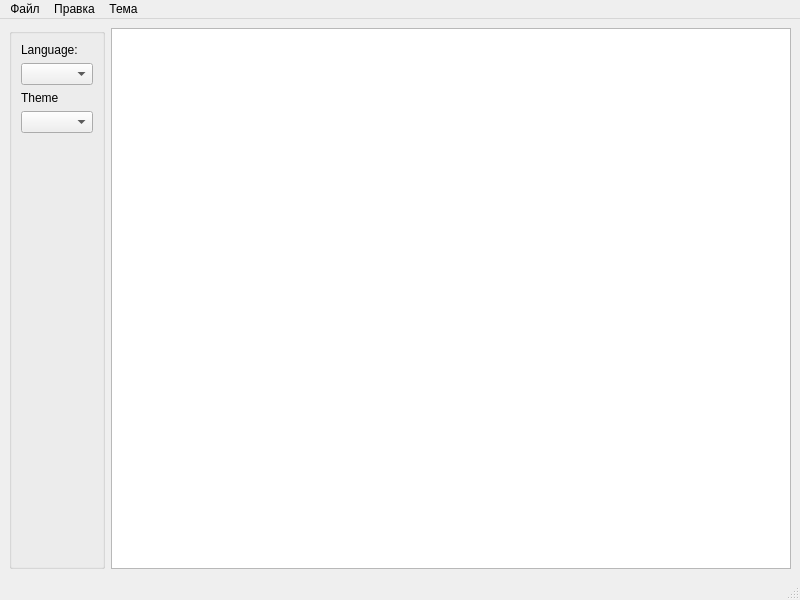
<?xml version="1.0" encoding="UTF-8"?>
<ui version="4.0">
 <class>MainWindow</class>
 <widget class="QMainWindow" name="MainWindow">
  <property name="geometry">
   <rect>
    <x>0</x>
    <y>0</y>
    <width>800</width>
    <height>600</height>
   </rect>
  </property>
  <property name="windowTitle">
   <string>MainWindow</string>
  </property>
  <widget class="QWidget" name="centralwidget">
   <layout class="QHBoxLayout" name="horizontalLayout">
    <item>
     <widget class="QGroupBox" name="groupBox">
      <property name="sizePolicy">
       <sizepolicy hsizetype="Maximum" vsizetype="Preferred">
        <horstretch>0</horstretch>
        <verstretch>0</verstretch>
       </sizepolicy>
      </property>
      <property name="minimumSize">
       <size>
        <width>0</width>
        <height>0</height>
       </size>
      </property>
      <property name="title">
       <string/>
      </property>
      <layout class="QFormLayout" name="formLayout">
       <item row="0" column="0">
        <widget class="QLabel" name="label">
         <property name="text">
          <string>Language:</string>
         </property>
        </widget>
       </item>
       <item row="1" column="0">
        <widget class="QComboBox" name="langComboBox">
         <property name="currentText">
          <string/>
         </property>
         <property name="currentIndex">
          <number>-1</number>
         </property>
        </widget>
       </item>
       <item row="2" column="0">
        <widget class="QLabel" name="label_2">
         <property name="text">
          <string>Theme</string>
         </property>
        </widget>
       </item>
       <item row="3" column="0">
        <widget class="QComboBox" name="themeComboBox"/>
       </item>
      </layout>
     </widget>
    </item>
    <item>
     <widget class="QPlainTextEdit" name="plainTextEdit"/>
    </item>
   </layout>
  </widget>
  <widget class="QMenuBar" name="menubar">
   <property name="geometry">
    <rect>
     <x>0</x>
     <y>0</y>
     <width>800</width>
     <height>26</height>
    </rect>
   </property>
   <widget class="QMenu" name="menu">
    <property name="title">
     <string>Файл</string>
    </property>
    <widget class="QMenu" name="menu_2">
     <property name="title">
      <string>Сохранить как...</string>
     </property>
     <addaction name="save_TXT"/>
     <addaction name="save_JSON"/>
    </widget>
    <widget class="QMenu" name="menu_4">
     <property name="title">
      <string>Открыть как...</string>
     </property>
     <addaction name="load_TXT"/>
     <addaction name="load_JSON"/>
    </widget>
    <addaction name="menu_2"/>
    <addaction name="menu_4"/>
   </widget>
   <widget class="QMenu" name="menu_3">
    <property name="title">
     <string>Правка</string>
    </property>
    <addaction name="action_3"/>
    <addaction name="action_4"/>
    <addaction name="action_5"/>
    <addaction name="action_6"/>
    <addaction name="action_7"/>
    <addaction name="action_8"/>
    <addaction name="search_a"/>
   </widget>
   <widget class="QMenu" name="menu_5">
    <property name="title">
     <string>Тема</string>
    </property>
    <addaction name="new_theme"/>
   </widget>
   <addaction name="menu"/>
   <addaction name="menu_3"/>
   <addaction name="menu_5"/>
  </widget>
  <widget class="QStatusBar" name="statusbar"/>
  <action name="save_TXT">
   <property name="text">
    <string>.TXT</string>
   </property>
   <property name="shortcut">
    <string>Ctrl+T</string>
   </property>
  </action>
  <action name="save_JSON">
   <property name="text">
    <string>.JSON</string>
   </property>
   <property name="shortcut">
    <string>Ctrl+J</string>
   </property>
  </action>
  <action name="action_3">
   <property name="text">
    <string>Копировать</string>
   </property>
   <property name="shortcut">
    <string>Ctrl+C</string>
   </property>
  </action>
  <action name="action_4">
   <property name="text">
    <string>Вставить</string>
   </property>
   <property name="shortcut">
    <string>Ctrl+V</string>
   </property>
  </action>
  <action name="action_5">
   <property name="text">
    <string>Вырезать</string>
   </property>
   <property name="shortcut">
    <string>Ctrl+X</string>
   </property>
  </action>
  <action name="action_6">
   <property name="text">
    <string>Очистить</string>
   </property>
   <property name="shortcut">
    <string>Ctrl+D</string>
   </property>
  </action>
  <action name="action_7">
   <property name="text">
    <string>Отменить</string>
   </property>
   <property name="shortcut">
    <string>Ctrl+Z</string>
   </property>
  </action>
  <action name="action_8">
   <property name="text">
    <string>Повторить</string>
   </property>
   <property name="shortcut">
    <string>Ctrl+R</string>
   </property>
  </action>
  <action name="search_a">
   <property name="text">
    <string>Поиск</string>
   </property>
   <property name="shortcut">
    <string>Ctrl+F</string>
   </property>
  </action>
  <action name="load_TXT">
   <property name="text">
    <string>.TXT</string>
   </property>
   <property name="shortcut">
    <string>Ctrl+E</string>
   </property>
  </action>
  <action name="load_JSON">
   <property name="text">
    <string>.JSON</string>
   </property>
   <property name="shortcut">
    <string>Ctrl+S</string>
   </property>
  </action>
  <action name="new_theme">
   <property name="text">
    <string>Создать тему</string>
   </property>
   <property name="shortcut">
    <string>Ctrl+N</string>
   </property>
  </action>
 </widget>
 <resources/>
 <connections>
  <connection>
   <sender>action_3</sender>
   <signal>triggered()</signal>
   <receiver>plainTextEdit</receiver>
   <slot>copy()</slot>
   <hints>
    <hint type="sourcelabel">
     <x>-1</x>
     <y>-1</y>
    </hint>
    <hint type="destinationlabel">
     <x>455</x>
     <y>300</y>
    </hint>
   </hints>
  </connection>
  <connection>
   <sender>action_4</sender>
   <signal>triggered()</signal>
   <receiver>plainTextEdit</receiver>
   <slot>paste()</slot>
   <hints>
    <hint type="sourcelabel">
     <x>-1</x>
     <y>-1</y>
    </hint>
    <hint type="destinationlabel">
     <x>455</x>
     <y>300</y>
    </hint>
   </hints>
  </connection>
  <connection>
   <sender>action_5</sender>
   <signal>triggered()</signal>
   <receiver>plainTextEdit</receiver>
   <slot>cut()</slot>
   <hints>
    <hint type="sourcelabel">
     <x>-1</x>
     <y>-1</y>
    </hint>
    <hint type="destinationlabel">
     <x>455</x>
     <y>300</y>
    </hint>
   </hints>
  </connection>
 </connections>
</ui>
